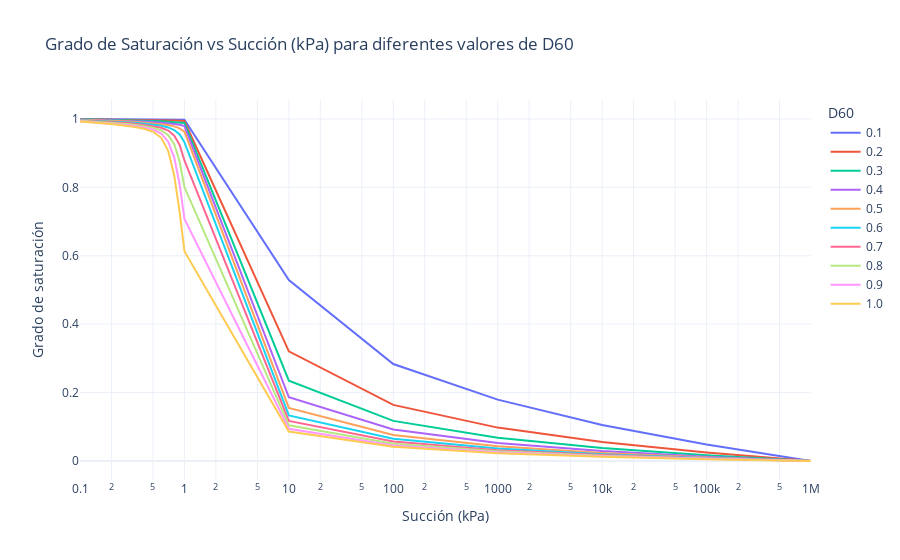

The cell this chart's notebook holds for it:
### Code cell
df_long = df_S_D60.melt(id_vars=['h'], 
                    var_name='D60', 
                    value_name='Grado de saturación')

# Cambiar nombre de la columna 'h' a 'Succión (kPa)'
df_long.rename(columns={'h': 'Succión (kPa)'}, inplace=True)

# Crear gráfico
fig = px.line(
    df_long,
    x="Succión (kPa)",
    y="Grado de saturación",
    color="D60",
    log_x=True,  # Eje x logarítmico para succión
    title="Grado de Saturación vs Succión (kPa) para diferentes valores de D60"
)

# Personalizar el gráfico
fig.update_layout(
    xaxis_title="Succión (kPa)",
    yaxis_title="Grado de saturación",
    legend_title="D60",
    template="plotly_white"
)

# Mostrar el gráfico
fig.show()

### Figure 1 — Plotly figure (JSON) as saved in the notebook; plotly's stock layout.template omitted (floating-point values rounded to 4 significant figures)
{"data": [{"hovertemplate": "D60=0.1<br>Succión (kPa)=%{x}<br>Grado de saturación=%{y}<extra></extra>", "legendgroup": "0.1", "line": {"color": "#636efa", "dash": "solid"}, "marker": {"symbol": "circle"}, "mode": "lines", "name": "0.1", "orientation": "v", "showlegend": true, "type": "scatter", "x": [0.1, 0.2, 0.3, 0.4, 0.5, 0.6, 0.7, 0.8, 0.9, 1, 10, 100, 1000, 10000, 100000, 1000000], "xaxis": "x", "y": [0.9998, 0.9996, 0.9994, 0.9992, 0.999, 0.9988, 0.9985, 0.9983, 0.9981, 0.9979, 0.529, 0.2835, 0.1794, 0.1055, 0.04794, 0], "yaxis": "y"}, {"hovertemplate": "D60=0.2<br>Succión (kPa)=%{x}<br>Grado de saturación=%{y}<extra></extra>", "legendgroup": "0.2", "line": {"color": "#EF553B", "dash": "solid"}, "marker": {"symbol": "circle"}, "mode": "lines", "name": "0.2", "orientation": "v", "showlegend": true, "type": "scatter", "x": [0.1, 0.2, 0.3, 0.4, 0.5, 0.6, 0.7, 0.8, 0.9, 1, 10, 100, 1000, 10000, 100000, 1000000], "xaxis": "x", "y": [0.9994, 0.9988, 0.9981, 0.9975, 0.9969, 0.9963, 0.9957, 0.9951, 0.9945, 0.9939, 0.3205, 0.1641, 0.09762, 0.05544, 0.02455, 0], "yaxis": "y"}, {"hovertemplate": "D60=0.3<br>Succión (kPa)=%{x}<br>Grado de saturación=%{y}<extra></extra>", "legendgroup": "0.3", "line": {"color": "#00cc96", "dash": "solid"}, "marker": {"symbol": "circle"}, "mode": "lines", "name": "0.3", "orientation": "v", "showlegend": true, "type": "scatter", "x": [0.1, 0.2, 0.3, 0.4, 0.5, 0.6, 0.7, 0.8, 0.9, 1, 10, 100, 1000, 10000, 100000, 1000000], "xaxis": "x", "y": [0.9988, 0.9977, 0.9965, 0.9954, 0.9942, 0.9931, 0.992, 0.9908, 0.9896, 0.9882, 0.2347, 0.1173, 0.06807, 0.03801, 0.01661, 0], "yaxis": "y"}, {"hovertemplate": "D60=0.4<br>Succión (kPa)=%{x}<br>Grado de saturación=%{y}<extra></extra>", "legendgroup": "0.4", "line": {"color": "#ab63fa", "dash": "solid"}, "marker": {"symbol": "circle"}, "mode": "lines", "name": "0.4", "orientation": "v", "showlegend": true, "type": "scatter", "x": [0.1, 0.2, 0.3, 0.4, 0.5, 0.6, 0.7, 0.8, 0.9, 1, 10, 100, 1000, 10000, 100000, 1000000], "xaxis": "x", "y": [0.9981, 0.9963, 0.9945, 0.9928, 0.991, 0.9893, 0.9875, 0.9854, 0.9828, 0.9792, 0.1864, 0.09192, 0.05261, 0.02906, 0.01258, 0], "yaxis": "y"}, {"hovertemplate": "D60=0.5<br>Succión (kPa)=%{x}<br>Grado de saturación=%{y}<extra></extra>", "legendgroup": "0.5", "line": {"color": "#FFA15A", "dash": "solid"}, "marker": {"symbol": "circle"}, "mode": "lines", "name": "0.5", "orientation": "v", "showlegend": true, "type": "scatter", "x": [0.1, 0.2, 0.3, 0.4, 0.5, 0.6, 0.7, 0.8, 0.9, 1, 10, 100, 1000, 10000, 100000, 1000000], "xaxis": "x", "y": [0.9973, 0.9948, 0.9923, 0.9898, 0.9874, 0.9849, 0.982, 0.9782, 0.9724, 0.9629, 0.1552, 0.07593, 0.04305, 0.02359, 0.01015, 0], "yaxis": "y"}, {"hovertemplate": "D60=0.6<br>Succión (kPa)=%{x}<br>Grado de saturación=%{y}<extra></extra>", "legendgroup": "0.6", "line": {"color": "#19d3f3", "dash": "solid"}, "marker": {"symbol": "circle"}, "mode": "lines", "name": "0.6", "orientation": "v", "showlegend": true, "type": "scatter", "x": [0.1, 0.2, 0.3, 0.4, 0.5, 0.6, 0.7, 0.8, 0.9, 1, 10, 100, 1000, 10000, 100000, 1000000], "xaxis": "x", "y": [0.9965, 0.9931, 0.9898, 0.9867, 0.9835, 0.9799, 0.9752, 0.9677, 0.9546, 0.9319, 0.1333, 0.06488, 0.03652, 0.01989, 0.008508, 0], "yaxis": "y"}, {"hovertemplate": "D60=0.7<br>Succión (kPa)=%{x}<br>Grado de saturación=%{y}<extra></extra>", "legendgroup": "0.7", "line": {"color": "#FF6692", "dash": "solid"}, "marker": {"symbol": "circle"}, "mode": "lines", "name": "0.7", "orientation": "v", "showlegend": true, "type": "scatter", "x": [0.1, 0.2, 0.3, 0.4, 0.5, 0.6, 0.7, 0.8, 0.9, 1, 10, 100, 1000, 10000, 100000, 1000000], "xaxis": "x", "y": [0.9955, 0.9912, 0.9872, 0.9832, 0.9791, 0.974, 0.9659, 0.9511, 0.9241, 0.8786, 0.117, 0.05676, 0.03176, 0.01721, 0.007331, 0], "yaxis": "y"}, {"hovertemplate": "D60=0.8<br>Succión (kPa)=%{x}<br>Grado de saturación=%{y}<extra></extra>", "legendgroup": "0.8", "line": {"color": "#B6E880", "dash": "solid"}, "marker": {"symbol": "circle"}, "mode": "lines", "name": "0.8", "orientation": "v", "showlegend": true, "type": "scatter", "x": [0.1, 0.2, 0.3, 0.4, 0.5, 0.6, 0.7, 0.8, 0.9, 1, 10, 100, 1000, 10000, 100000, 1000000], "xaxis": "x", "y": [0.9944, 0.9893, 0.9844, 0.9796, 0.9744, 0.9667, 0.9527, 0.9252, 0.8757, 0.8009, 0.1044, 0.05052, 0.02814, 0.01518, 0.006444, 0], "yaxis": "y"}, {"hovertemplate": "D60=0.9<br>Succión (kPa)=%{x}<br>Grado de saturación=%{y}<extra></extra>", "legendgroup": "0.9", "line": {"color": "#FF97FF", "dash": "solid"}, "marker": {"symbol": "circle"}, "mode": "lines", "name": "0.9", "orientation": "v", "showlegend": true, "type": "scatter", "x": [0.1, 0.2, 0.3, 0.4, 0.5, 0.6, 0.7, 0.8, 0.9, 1, 10, 100, 1000, 10000, 100000, 1000000], "xaxis": "x", "y": [0.9933, 0.9872, 0.9815, 0.9758, 0.9689, 0.9573, 0.9334, 0.8864, 0.8085, 0.7076, 0.09436, 0.04557, 0.02529, 0.01359, 0.00575, 0], "yaxis": "y"}, {"hovertemplate": "D60=1.0<br>Succión (kPa)=%{x}<br>Grado de saturación=%{y}<extra></extra>", "legendgroup": "1.0", "line": {"color": "#FECB52", "dash": "solid"}, "marker": {"symbol": "circle"}, "mode": "lines", "name": "1.0", "orientation": "v", "showlegend": true, "type": "scatter", "x": [0.1, 0.2, 0.3, 0.4, 0.5, 0.6, 0.7, 0.8, 0.9, 1, 10, 100, 1000, 10000, 100000, 1000000], "xaxis": "x", "y": [0.9921, 0.9851, 0.9785, 0.9718, 0.9627, 0.9448, 0.906, 0.8332, 0.7278, 0.6133, 0.08615, 0.04155, 0.02297, 0.01231, 0.005193, 0], "yaxis": "y"}], "layout": {"legend": {"title": {"text": "D60"}, "tracegroupgap": 0}, "title": {"text": "Grado de Saturación vs Succión (kPa) para diferentes valores de D60"}, "xaxis": {"anchor": "y", "domain": [0, 1], "title": {"text": "Succión (kPa)"}, "type": "log"}, "yaxis": {"anchor": "x", "domain": [0, 1], "title": {"text": "Grado de saturación"}}}}
